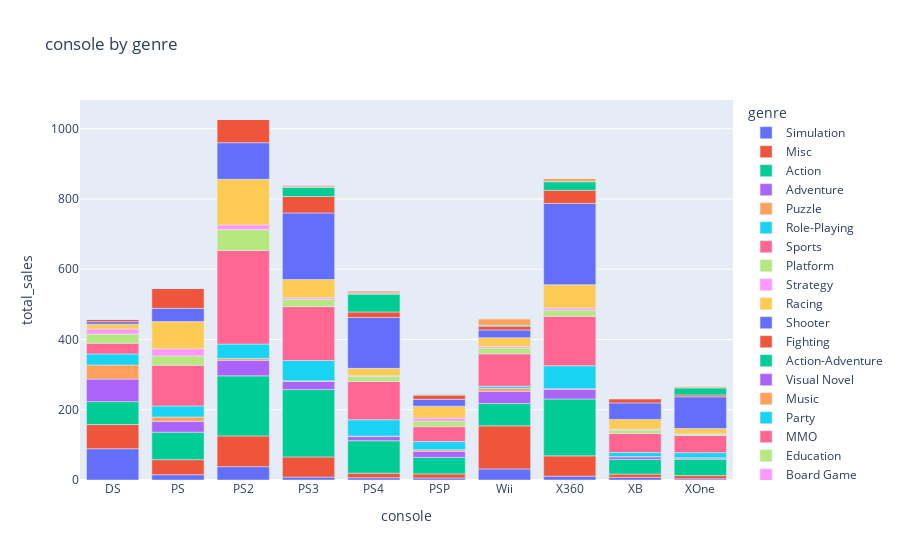

The notebook cell this image was saved under:
### Code cell
# use plotly express to plot a stacked bar chart of consoles with each genre
fig = px.bar(console_by_genre, x='console', y='total_sales', color='genre', title='console by genre')
fig.show()

### Figure 1 — Plotly figure (JSON) as saved in the notebook; plotly's stock layout.template omitted (floating-point values rounded to 4 significant figures)
{"data": [{"hovertemplate": "genre=Simulation<br>console=%{x}<br>total_sales=%{y}<extra></extra>", "legendgroup": "Simulation", "marker": {"color": "#636efa", "pattern": {"shape": ""}}, "name": "Simulation", "orientation": "v", "showlegend": true, "textposition": "auto", "type": "bar", "x": ["DS", "PS", "PS2", "PS3", "PS4", "PSP", "Wii", "X360", "XB", "XOne"], "xaxis": "x", "y": [89.04, 15.07, 37.99, 8.19, 6.48, 5.76, 31.6, 10.98, 7.45, 3.48], "yaxis": "y"}, {"hovertemplate": "genre=Misc<br>console=%{x}<br>total_sales=%{y}<extra></extra>", "legendgroup": "Misc", "marker": {"color": "#EF553B", "pattern": {"shape": ""}}, "name": "Misc", "orientation": "v", "showlegend": true, "textposition": "auto", "type": "bar", "x": ["DS", "PS", "PS2", "PS3", "PS4", "PSP", "Wii", "X360", "XB", "XOne"], "xaxis": "x", "y": [68.79, 42.75, 87.56, 57.62, 12.94, 11.54, 122.5, 57.74, 9.31, 9.04], "yaxis": "y"}, {"hovertemplate": "genre=Action<br>console=%{x}<br>total_sales=%{y}<extra></extra>", "legendgroup": "Action", "marker": {"color": "#00cc96", "pattern": {"shape": ""}}, "name": "Action", "orientation": "v", "showlegend": true, "textposition": "auto", "type": "bar", "x": ["DS", "PS", "PS2", "PS3", "PS4", "PSP", "Wii", "X360", "XB", "XOne"], "xaxis": "x", "y": [65.25, 78.44, 171.0, 191.7, 92.41, 47.01, 63.55, 161.9, 41.8, 46.68], "yaxis": "y"}, {"hovertemplate": "genre=Adventure<br>console=%{x}<br>total_sales=%{y}<extra></extra>", "legendgroup": "Adventure", "marker": {"color": "#ab63fa", "pattern": {"shape": ""}}, "name": "Adventure", "orientation": "v", "showlegend": true, "textposition": "auto", "type": "bar", "x": ["DS", "PS", "PS2", "PS3", "PS4", "PSP", "Wii", "X360", "XB", "XOne"], "xaxis": "x", "y": [64.27, 30.68, 44.32, 23.25, 11.97, 17.4, 34.99, 27.69, 7.62, 3.63], "yaxis": "y"}, {"hovertemplate": "genre=Puzzle<br>console=%{x}<br>total_sales=%{y}<extra></extra>", "legendgroup": "Puzzle", "marker": {"color": "#FFA15A", "pattern": {"shape": ""}}, "name": "Puzzle", "orientation": "v", "showlegend": true, "textposition": "auto", "type": "bar", "x": ["DS", "PS", "PS2", "PS3", "PS4", "PSP", "Wii", "X360", "XB", "XOne"], "xaxis": "x", "y": [40.22, 12.4, 5.33, 1.79, 1.01, 4.61, 8.76, 1.7, 0.4, 0.44], "yaxis": "y"}, {"hovertemplate": "genre=Role-Playing<br>console=%{x}<br>total_sales=%{y}<extra></extra>", "legendgroup": "Role-Playing", "marker": {"color": "#19d3f3", "pattern": {"shape": ""}}, "name": "Role-Playing", "orientation": "v", "showlegend": true, "textposition": "auto", "type": "bar", "x": ["DS", "PS", "PS2", "PS3", "PS4", "PSP", "Wii", "X360", "XB", "XOne"], "xaxis": "x", "y": [31.37, 31.44, 40.77, 57.73, 46.81, 23.0, 5.64, 65.1, 11.74, 14.56], "yaxis": "y"}, {"hovertemplate": "genre=Sports<br>console=%{x}<br>total_sales=%{y}<extra></extra>", "legendgroup": "Sports", "marker": {"color": "#FF6692", "pattern": {"shape": ""}}, "name": "Sports", "orientation": "v", "showlegend": true, "textposition": "auto", "type": "bar", "x": ["DS", "PS", "PS2", "PS3", "PS4", "PSP", "Wii", "X360", "XB", "XOne"], "xaxis": "x", "y": [30.57, 115.9, 266.4, 153.4, 108.8, 42.58, 92.15, 141.1, 54.22, 48.8], "yaxis": "y"}, {"hovertemplate": "genre=Platform<br>console=%{x}<br>total_sales=%{y}<extra></extra>", "legendgroup": "Platform", "marker": {"color": "#B6E880", "pattern": {"shape": ""}}, "name": "Platform", "orientation": "v", "showlegend": true, "textposition": "auto", "type": "bar", "x": ["DS", "PS", "PS2", "PS3", "PS4", "PSP", "Wii", "X360", "XB", "XOne"], "xaxis": "x", "y": [26.04, 26.55, 59.58, 20.14, 14.78, 15.94, 16.46, 17.16, 9.62, 4.07], "yaxis": "y"}, {"hovertemplate": "genre=Strategy<br>console=%{x}<br>total_sales=%{y}<extra></extra>", "legendgroup": "Strategy", "marker": {"color": "#FF97FF", "pattern": {"shape": ""}}, "name": "Strategy", "orientation": "v", "showlegend": true, "textposition": "auto", "type": "bar", "x": ["DS", "PS", "PS2", "PS3", "PS4", "PSP", "Wii", "X360", "XB", "XOne"], "xaxis": "x", "y": [14.33, 20.58, 13.34, 4.95, 1.62, 8.82, 4.13, 6.24, 2.72, 1.08], "yaxis": "y"}, {"hovertemplate": "genre=Racing<br>console=%{x}<br>total_sales=%{y}<extra></extra>", "legendgroup": "Racing", "marker": {"color": "#FECB52", "pattern": {"shape": ""}}, "name": "Racing", "orientation": "v", "showlegend": true, "textposition": "auto", "type": "bar", "x": ["DS", "PS", "PS2", "PS3", "PS4", "PSP", "Wii", "X360", "XB", "XOne"], "xaxis": "x", "y": [13.81, 77.13, 129.8, 51.99, 21.01, 33.47, 25.31, 66.37, 27.62, 14.75], "yaxis": "y"}, {"hovertemplate": "genre=Shooter<br>console=%{x}<br>total_sales=%{y}<extra></extra>", "legendgroup": "Shooter", "marker": {"color": "#636efa", "pattern": {"shape": ""}}, "name": "Shooter", "orientation": "v", "showlegend": true, "textposition": "auto", "type": "bar", "x": ["DS", "PS", "PS2", "PS3", "PS4", "PSP", "Wii", "X360", "XB", "XOne"], "xaxis": "x", "y": [7.15, 37.67, 104.2, 189.5, 144.9, 19.49, 22.18, 231.3, 46.94, 90.32], "yaxis": "y"}, {"hovertemplate": "genre=Fighting<br>console=%{x}<br>total_sales=%{y}<extra></extra>", "legendgroup": "Fighting", "marker": {"color": "#EF553B", "pattern": {"shape": ""}}, "name": "Fighting", "orientation": "v", "showlegend": true, "textposition": "auto", "type": "bar", "x": ["DS", "PS", "PS2", "PS3", "PS4", "PSP", "Wii", "X360", "XB", "XOne"], "xaxis": "x", "y": [6.36, 57.63, 66.77, 46.87, 15.51, 12.55, 10.67, 37.47, 11.81, 5.49], "yaxis": "y"}, {"hovertemplate": "genre=Action-Adventure<br>console=%{x}<br>total_sales=%{y}<extra></extra>", "legendgroup": "Action-Adventure", "marker": {"color": "#00cc96", "pattern": {"shape": ""}}, "name": "Action-Adventure", "orientation": "v", "showlegend": true, "textposition": "auto", "type": "bar", "x": ["DS", "PS", "PS2", "PS3", "PS4", "PSP", "Wii", "X360", "XB", "XOne"], "xaxis": "x", "y": [0.95, 0.0, 0.0, 26.28, 51.21, 0.12, 2.9, 24.59, 0.71, 20.36], "yaxis": "y"}, {"hovertemplate": "genre=Visual Novel<br>console=%{x}<br>total_sales=%{y}<extra></extra>", "legendgroup": "Visual Novel", "marker": {"color": "#ab63fa", "pattern": {"shape": ""}}, "name": "Visual Novel", "orientation": "v", "showlegend": true, "textposition": "auto", "type": "bar", "x": ["DS", "PS", "PS2", "PS3", "PS4", "PSP", "X360", "XOne"], "xaxis": "x", "y": [0.02, 0.0, 0.08, 0.97, 0.58, 2.12, 0.25, 0.02], "yaxis": "y"}, {"hovertemplate": "genre=Music<br>console=%{x}<br>total_sales=%{y}<extra></extra>", "legendgroup": "Music", "marker": {"color": "#FFA15A", "pattern": {"shape": ""}}, "name": "Music", "orientation": "v", "showlegend": true, "textposition": "auto", "type": "bar", "x": ["DS", "PS3", "PS4", "PSP", "Wii", "X360", "XB", "XOne"], "xaxis": "x", "y": [0.0, 3.86, 5.46, 0.41, 18.18, 9.4, 0.0, 4.56], "yaxis": "y"}, {"hovertemplate": "genre=Party<br>console=%{x}<br>total_sales=%{y}<extra></extra>", "legendgroup": "Party", "marker": {"color": "#19d3f3", "pattern": {"shape": ""}}, "name": "Party", "orientation": "v", "showlegend": true, "textposition": "auto", "type": "bar", "x": ["PS", "PS2", "PS3", "PS4", "PSP", "Wii", "X360", "XB", "XOne"], "xaxis": "x", "y": [0.0, 0.08, 0.04, 0.71, 0.47, 0.4, 0.22, 0.09, 0.05], "yaxis": "y"}, {"hovertemplate": "genre=MMO<br>console=%{x}<br>total_sales=%{y}<extra></extra>", "legendgroup": "MMO", "marker": {"color": "#FF6692", "pattern": {"shape": ""}}, "name": "MMO", "orientation": "v", "showlegend": true, "textposition": "auto", "type": "bar", "x": ["PS2", "PS3", "PS4", "Wii", "XOne"], "xaxis": "x", "y": [0.32, 1.42, 3.63, 0.0, 1.63], "yaxis": "y"}, {"hovertemplate": "genre=Education<br>console=%{x}<br>total_sales=%{y}<extra></extra>", "legendgroup": "Education", "marker": {"color": "#B6E880", "pattern": {"shape": ""}}, "name": "Education", "orientation": "v", "showlegend": true, "textposition": "auto", "type": "bar", "x": ["PS2", "PS4", "X360", "XOne"], "xaxis": "x", "y": [0.24, 0.0, 0.52, 0.0], "yaxis": "y"}, {"hovertemplate": "genre=Board Game<br>console=%{x}<br>total_sales=%{y}<extra></extra>", "legendgroup": "Board Game", "marker": {"color": "#FF97FF", "pattern": {"shape": ""}}, "name": "Board Game", "orientation": "v", "showlegend": true, "textposition": "auto", "type": "bar", "x": ["PS4", "X360", "XOne"], "xaxis": "x", "y": [0.0, 0.02, 0.0], "yaxis": "y"}, {"hovertemplate": "genre=Sandbox<br>console=%{x}<br>total_sales=%{y}<extra></extra>", "legendgroup": "Sandbox", "marker": {"color": "#FECB52", "pattern": {"shape": ""}}, "name": "Sandbox", "orientation": "v", "showlegend": true, "textposition": "auto", "type": "bar", "x": ["PS4", "XOne"], "xaxis": "x", "y": [0.0, 0.0], "yaxis": "y"}], "layout": {"barmode": "relative", "legend": {"title": {"text": "genre"}, "tracegroupgap": 0}, "title": {"text": "console by genre"}, "xaxis": {"anchor": "y", "domain": [0, 1], "title": {"text": "console"}}, "yaxis": {"anchor": "x", "domain": [0, 1], "title": {"text": "total_sales"}}}}
